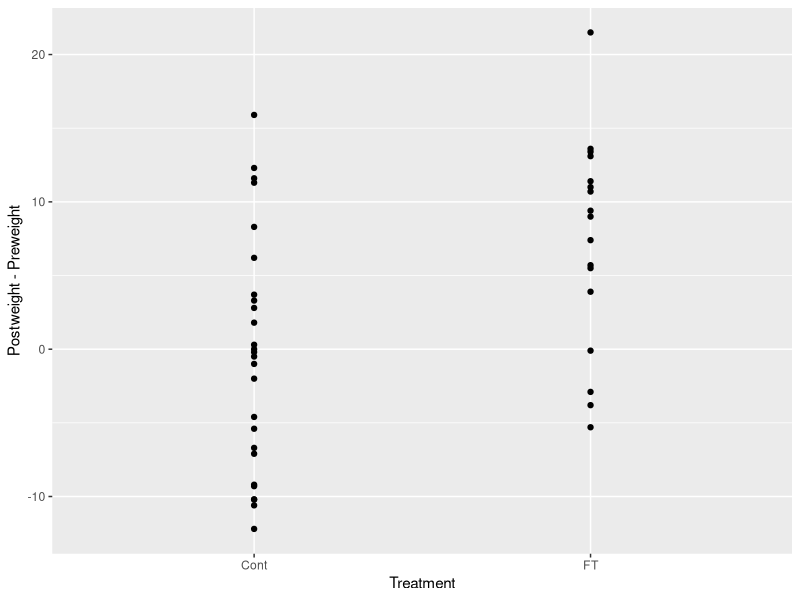

Reproduce this figure in R. (Note: this script raises an error after producing the figure.)
rm(list = ls())
library(dplyr)
library(ggplot2)
data("anorexia", package = "MASS")


summary(anorexia)
anorexia <- anorexia |>
  filter(Treat != "CBT") |>
  mutate(
    delta = Postwt - Prewt
  )

ggplot(anorexia, aes(x = Treat, y = delta)) +
  geom_point() +
  labs(x = "Treatment", y = "Postweight - Preweight")

anorexia |>
  group_by(Treat) |>
  summarise(mean = mean(delta), se = ) |>
  ggplot(aes(x = Treat, y = mean)) +
  geom_col() +
  geom_errorbar()
  labs(x = "Treatment", y = "mean(Postweight - Preweight)")

ggplot(anorexia, aes(x = Treat, y = delta)) +
  geom_boxplot(fill = NA)

ggplot(anorexia, aes(x = Treat, y = delta)) +
  ggbeeswarm::geom_quasirandom(width = 0.1) +
  labs(x = "Treatment", y = "Postweight - Preweight")

welch <- t.test(delta ~ Treat, data = anorexia)
studt <- t.test(delta ~ Treat, data = anorexia, var.equal = TRUE)

set_theme(
  theme_bw(base_size = 24) +
  theme(geom = element_geom(pointshape = 21, fill = "grey"))
)

GeomPoint$default_aes
GeomBoxplot$default_aes

ggplot(anorexia, aes(x = Treat, y = delta)) +
  geom_boxplot(fill = NA) +
  geom_point() +
  labs(x = "Treatment", y = "Postweight - Preweight")

ggplot(anorexia, aes(x = Treat, y = delta)) +
  geom_boxplot(fill = NA) +
  ggbeeswarm::geom_quasirandom(dodge.width = 0.5) +
  labs(x = "Treatment", y = "Postweight - Preweight")

tapply(anorexia$delta, anorexia$Treat, mean)

anorexia |>
  group_by(Treat) |>
  summarise(mean = mean(delta)) |>
  ggplot(aes(x = Treat, y = mean)) +
  geom_col() +
  labs(x = "Treatment", y = "mean(Postweight - Preweight)")
